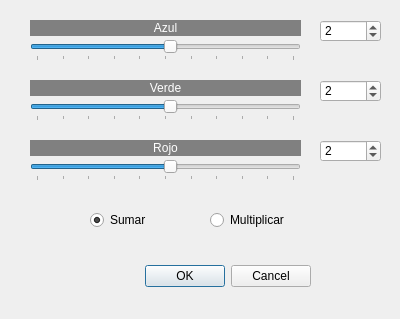
<?xml version="1.0" encoding="UTF-8"?>
<ui version="4.0">
 <class>AjustarCanales</class>
 <widget class="QDialog" name="AjustarCanales">
  <property name="geometry">
   <rect>
    <x>0</x>
    <y>0</y>
    <width>400</width>
    <height>319</height>
   </rect>
  </property>
  <property name="windowTitle">
   <string>Ajustar R/G/B</string>
  </property>
  <widget class="QDialogButtonBox" name="buttonBox">
   <property name="geometry">
    <rect>
     <x>-30</x>
     <y>260</y>
     <width>341</width>
     <height>32</height>
    </rect>
   </property>
   <property name="orientation">
    <enum>Qt::Horizontal</enum>
   </property>
   <property name="standardButtons">
    <set>QDialogButtonBox::Cancel|QDialogButtonBox::Ok</set>
   </property>
  </widget>
  <widget class="QLabel" name="label_2">
   <property name="geometry">
    <rect>
     <x>30</x>
     <y>20</y>
     <width>271</width>
     <height>16</height>
    </rect>
   </property>
   <property name="styleSheet">
    <string notr="true">background-color: rgb(128, 128, 128);
color: rgb(255, 255, 255);</string>
   </property>
   <property name="text">
    <string>Azul</string>
   </property>
   <property name="alignment">
    <set>Qt::AlignCenter</set>
   </property>
  </widget>
  <widget class="QSpinBox" name="spinBox_2">
   <property name="geometry">
    <rect>
     <x>320</x>
     <y>20</y>
     <width>61</width>
     <height>22</height>
    </rect>
   </property>
   <property name="minimum">
    <number>-50</number>
   </property>
   <property name="maximum">
    <number>50</number>
   </property>
   <property name="value">
    <number>2</number>
   </property>
  </widget>
  <widget class="QSlider" name="horizontalSlider_2">
   <property name="geometry">
    <rect>
     <x>30</x>
     <y>40</y>
     <width>271</width>
     <height>21</height>
    </rect>
   </property>
   <property name="minimum">
    <number>-50</number>
   </property>
   <property name="maximum">
    <number>50</number>
   </property>
   <property name="value">
    <number>2</number>
   </property>
   <property name="orientation">
    <enum>Qt::Horizontal</enum>
   </property>
   <property name="tickPosition">
    <enum>QSlider::TicksBelow</enum>
   </property>
   <property name="tickInterval">
    <number>10</number>
   </property>
  </widget>
  <widget class="QRadioButton" name="radioButton">
   <property name="geometry">
    <rect>
     <x>90</x>
     <y>210</y>
     <width>95</width>
     <height>20</height>
    </rect>
   </property>
   <property name="text">
    <string>Sumar</string>
   </property>
   <property name="checked">
    <bool>true</bool>
   </property>
  </widget>
  <widget class="QRadioButton" name="radioButton_2">
   <property name="geometry">
    <rect>
     <x>210</x>
     <y>210</y>
     <width>95</width>
     <height>20</height>
    </rect>
   </property>
   <property name="text">
    <string>Multiplicar</string>
   </property>
  </widget>
  <widget class="QSpinBox" name="spinBox_3">
   <property name="geometry">
    <rect>
     <x>320</x>
     <y>80</y>
     <width>61</width>
     <height>22</height>
    </rect>
   </property>
   <property name="minimum">
    <number>-50</number>
   </property>
   <property name="maximum">
    <number>50</number>
   </property>
   <property name="value">
    <number>2</number>
   </property>
  </widget>
  <widget class="QSlider" name="horizontalSlider_3">
   <property name="geometry">
    <rect>
     <x>30</x>
     <y>100</y>
     <width>271</width>
     <height>21</height>
    </rect>
   </property>
   <property name="minimum">
    <number>-50</number>
   </property>
   <property name="maximum">
    <number>50</number>
   </property>
   <property name="value">
    <number>2</number>
   </property>
   <property name="orientation">
    <enum>Qt::Horizontal</enum>
   </property>
   <property name="tickPosition">
    <enum>QSlider::TicksBelow</enum>
   </property>
   <property name="tickInterval">
    <number>10</number>
   </property>
  </widget>
  <widget class="QLabel" name="label_3">
   <property name="geometry">
    <rect>
     <x>30</x>
     <y>80</y>
     <width>271</width>
     <height>16</height>
    </rect>
   </property>
   <property name="styleSheet">
    <string notr="true">background-color: rgb(128, 128, 128);
color: rgb(255, 255, 255);</string>
   </property>
   <property name="text">
    <string>Verde</string>
   </property>
   <property name="alignment">
    <set>Qt::AlignCenter</set>
   </property>
  </widget>
  <widget class="QSpinBox" name="spinBox_4">
   <property name="geometry">
    <rect>
     <x>320</x>
     <y>140</y>
     <width>61</width>
     <height>22</height>
    </rect>
   </property>
   <property name="minimum">
    <number>-50</number>
   </property>
   <property name="maximum">
    <number>50</number>
   </property>
   <property name="value">
    <number>2</number>
   </property>
  </widget>
  <widget class="QSlider" name="horizontalSlider_4">
   <property name="geometry">
    <rect>
     <x>30</x>
     <y>160</y>
     <width>271</width>
     <height>21</height>
    </rect>
   </property>
   <property name="minimum">
    <number>-50</number>
   </property>
   <property name="maximum">
    <number>50</number>
   </property>
   <property name="value">
    <number>2</number>
   </property>
   <property name="orientation">
    <enum>Qt::Horizontal</enum>
   </property>
   <property name="tickPosition">
    <enum>QSlider::TicksBelow</enum>
   </property>
   <property name="tickInterval">
    <number>10</number>
   </property>
  </widget>
  <widget class="QLabel" name="label_4">
   <property name="geometry">
    <rect>
     <x>30</x>
     <y>140</y>
     <width>271</width>
     <height>16</height>
    </rect>
   </property>
   <property name="styleSheet">
    <string notr="true">background-color: rgb(128, 128, 128);
color: rgb(255, 255, 255);</string>
   </property>
   <property name="text">
    <string>Rojo</string>
   </property>
   <property name="alignment">
    <set>Qt::AlignCenter</set>
   </property>
  </widget>
 </widget>
 <resources/>
 <connections>
  <connection>
   <sender>buttonBox</sender>
   <signal>accepted()</signal>
   <receiver>AjustarCanales</receiver>
   <slot>accept()</slot>
   <hints>
    <hint type="sourcelabel">
     <x>248</x>
     <y>254</y>
    </hint>
    <hint type="destinationlabel">
     <x>157</x>
     <y>274</y>
    </hint>
   </hints>
  </connection>
  <connection>
   <sender>buttonBox</sender>
   <signal>rejected()</signal>
   <receiver>AjustarCanales</receiver>
   <slot>reject()</slot>
   <hints>
    <hint type="sourcelabel">
     <x>316</x>
     <y>260</y>
    </hint>
    <hint type="destinationlabel">
     <x>286</x>
     <y>274</y>
    </hint>
   </hints>
  </connection>
 </connections>
</ui>
